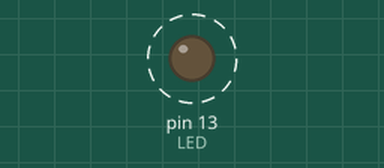
Simulated run of this sketch. Board: Arduino Uno, built with avr-gcc and run on an emulated ATmega328P. On the bench: output pins drawn as LEDs (lit = HIGH). Dashed ring = blinking.

Above: at 0.2 s.
Timing chart, 0 to 3.0 s (numbered marks = the images above):
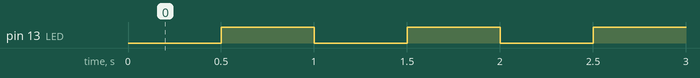

The sketch:

614_3.ino
```cpp
// p. 349 아래 코드

const int LED = 13;
int on_off = 0;

unsigned long t_prev = 0;
const unsigned long t_delay = 500;

void setup() {
  pinMode(LED, OUTPUT);
}

void loop() {
  // 첫 번째 작업
  unsigned long t_now = millis();
  if (t_now - t_prev >= t_delay) {
    t_prev = t_now;
  ////////////////////////////////

    // 실제 작업하는 내용
    on_off++;
    if (on_off > 1) on_off = 0;
    digitalWrite(LED, on_off);
  ////////////////////////////////
  }
  ////////////////////////////////

  // LED 1개를 회로에 추가
  // 위 예제를 참고하셔서 250밀리초 단위로 껐다켰다를 반복하세요.

  // P. 347 코드에서
  // Serial.println("t1"); 부분과 Serial.println("\tt2"); 부분을 각각
  // 13번 핀에 연결된 LED 점멸 코드와 다른핀에 연결된 LED 점멸코드로 바꿔주시면 됩니다.
}
```

Measured:
- by itself, pin 13 (LED): alternates HIGH for 0.50 s and LOW for 0.50 s
